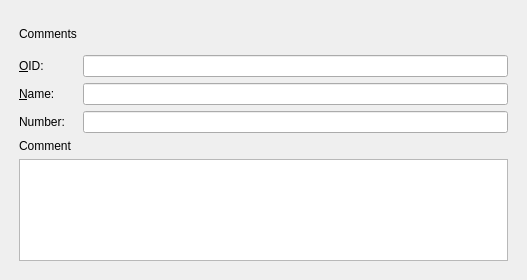
<?xml version="1.0" encoding="UTF-8"?>
<ui version="4.0">
 <class>Comment</class>
 <widget class="QWidget" name="Comment">
  <property name="geometry">
   <rect>
    <x>0</x>
    <y>0</y>
    <width>527</width>
    <height>280</height>
   </rect>
  </property>
  <property name="minimumSize">
   <size>
    <width>0</width>
    <height>0</height>
   </size>
  </property>
  <property name="maximumSize">
   <size>
    <width>16777215</width>
    <height>16777215</height>
   </size>
  </property>
  <property name="windowTitle">
   <string>Station Settings</string>
  </property>
  <layout class="QGridLayout" name="gridLayout_2">
   <property name="leftMargin">
    <number>10</number>
   </property>
   <property name="topMargin">
    <number>10</number>
   </property>
   <property name="rightMargin">
    <number>10</number>
   </property>
   <property name="bottomMargin">
    <number>10</number>
   </property>
   <property name="spacing">
    <number>0</number>
   </property>
   <item row="0" column="0">
    <widget class="QWidget" name="Frame" native="true">
     <layout class="QGridLayout" name="gridLayout">
      <item row="0" column="0">
       <widget class="QLabel" name="l_caption">
        <property name="minimumSize">
         <size>
          <width>0</width>
          <height>30</height>
         </size>
        </property>
        <property name="maximumSize">
         <size>
          <width>16777215</width>
          <height>30</height>
         </size>
        </property>
        <property name="text">
         <string>Comments</string>
        </property>
        <property name="alignment">
         <set>Qt::AlignLeading|Qt::AlignLeft|Qt::AlignVCenter</set>
        </property>
       </widget>
      </item>
      <item row="1" column="0">
       <widget class="QLabel" name="l_oid">
        <property name="text">
         <string>&amp;OID:</string>
        </property>
        <property name="buddy">
         <cstring>m_oid</cstring>
        </property>
       </widget>
      </item>
      <item row="1" column="1">
       <widget class="QLineEdit" name="m_oid">
        <property name="maxLength">
         <number>16</number>
        </property>
       </widget>
      </item>
      <item row="2" column="0">
       <widget class="QLabel" name="l_prefix">
        <property name="text">
         <string>&amp;Name:</string>
        </property>
        <property name="buddy">
         <cstring>m_name</cstring>
        </property>
       </widget>
      </item>
      <item row="2" column="1">
       <widget class="QLineEdit" name="m_name">
        <property name="contextMenuPolicy">
         <enum>Qt::DefaultContextMenu</enum>
        </property>
        <property name="maxLength">
         <number>64</number>
        </property>
       </widget>
      </item>
      <item row="3" column="0">
       <widget class="QLabel" name="l_login">
        <property name="text">
         <string>Number:</string>
        </property>
        <property name="buddy">
         <cstring>m_name</cstring>
        </property>
       </widget>
      </item>
      <item row="3" column="1">
       <widget class="QLineEdit" name="m_number">
        <property name="contextMenuPolicy">
         <enum>Qt::DefaultContextMenu</enum>
        </property>
        <property name="maxLength">
         <number>64</number>
        </property>
       </widget>
      </item>
      <item row="4" column="0" colspan="2">
       <widget class="QLabel" name="label">
        <property name="text">
         <string>Comment </string>
        </property>
       </widget>
      </item>
      <item row="5" column="0" colspan="2">
       <widget class="QTextEdit" name="t_comment"/>
      </item>
      <item row="6" column="0" colspan="2">
       <spacer name="verticalSpacer">
        <property name="orientation">
         <enum>Qt::Vertical</enum>
        </property>
        <property name="sizeHint" stdset="0">
         <size>
          <width>484</width>
          <height>78</height>
         </size>
        </property>
       </spacer>
      </item>
     </layout>
    </widget>
   </item>
  </layout>
 </widget>
 <resources/>
 <connections/>
</ui>
